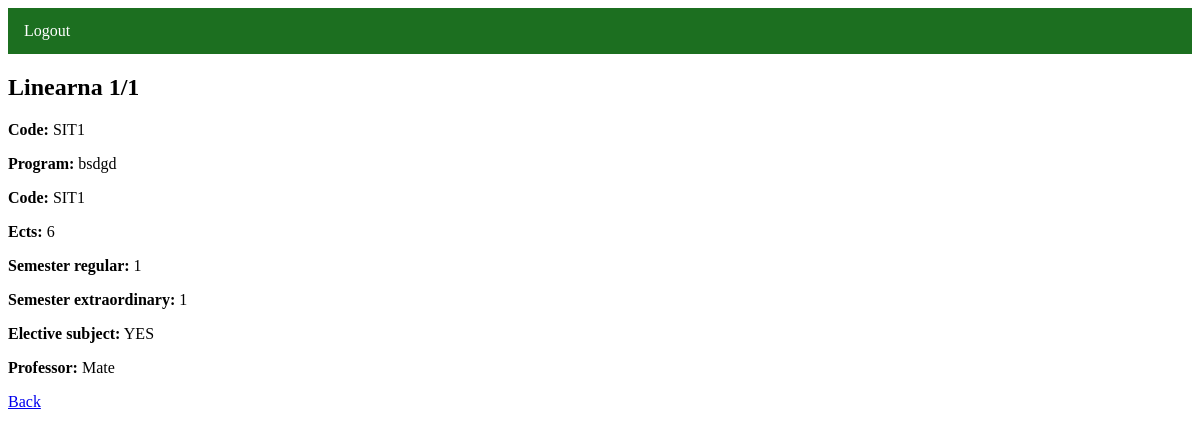
/app/subjects/18/ (signed in), run on the app's committed database.
### enroll_app/models.py (models this page shows, shortened)
class Subject(models.Model):
    CHOICES = (('YES', 'yes'), ('NO', 'no'))
    name = models.CharField(max_length=50, unique=True)
    code = models.CharField(max_length=50, unique=True)
    program = models.TextField()
    ects = models.IntegerField()
    sem_regular = models.IntegerField()
    sem_extraordinary = models.IntegerField()
    elective_subject = models.CharField(max_length=50, choices=CHOICES)
    professor = models.ForeignKey(User, on_delete=models.CASCADE, limit_choices_to={'role__name': 'PROFESSOR'})

class User(AbstractUser):
    STATUS = (('NONE', 'none'), ('REGULAR', 'regular'), ('EXTRAORDINARY', 'extraordinary'))
    role = models.ForeignKey(Role, on_delete=models.PROTECT, null=True)
    status = models.CharField(max_length=50, choices=STATUS, null=True)

### enroll_app/views.py (the view)
# urls.py: path('subjects/<int:pk>/', views.subject_detail, name='subject_detail'),
@login_required(login_url='enroll_app:user_login')
def subject_detail(request, pk):
    if check_is_admin_or_professor(request.user):
        subject = get_object_or_404(Subject, pk=pk)
        return render(request, 'subject_detail.html', {'subject': subject})
    else:
        return HttpResponse("ACCESS DENIED -  You're not ADMIN or PROFESSOR")

### enroll_app/views.py (called while the page is built)
def check_is_admin(user):
    return user.role.name == 'ADMIN' if user.role else False

def check_is_admin_or_professor(user):
    return check_is_admin(user) or check_is_professor(user)

### enroll_app/templates/subject_detail.html (shortened to what this page needs)
{% extends 'base.html' %}
{% block content %}
  <h2>{{ subject.name }}</h2>
  <p><strong>Code:</strong> {{ subject.code }}</p>
  <p><strong>Program:</strong> {{ subject.program }}</p>
  <p><strong>Code:</strong> {{ subject.code }}</p>
  <p><strong>Ects:</strong> {{ subject.ects }}</p>
  <p><strong>Semester regular:</strong> {{ subject.sem_regular }}</p>
  <p><strong>Semester extraordinary:</strong> {{ subject.sem_extraordinary }}</p>
  <p><strong>Elective subject:</strong> {{ subject.elective_subject }}</p>
  <p><strong>Professor:</strong> {{ subject.professor }}</p>
  {% if user.is_authenticated %}
    {% if user.role.name == 'ADMIN' %}
      <a href="{% url 'enroll_app:subject_list' %}">Back</a>
    {% elif user.role.name == 'PROFESSOR' %}
      <a href="{% url 'enroll_app:professor_subject_list' %}">Back</a>
    {% endif %}
  {% endif %}
{% endblock %}

### data on the page
Subject: name "Linearna 1/1", code "SIT1", program "bsdgd", ects "6", sem_regular "1", sem_extraordinary "1", elective_subject "YES", professor "Mate"
